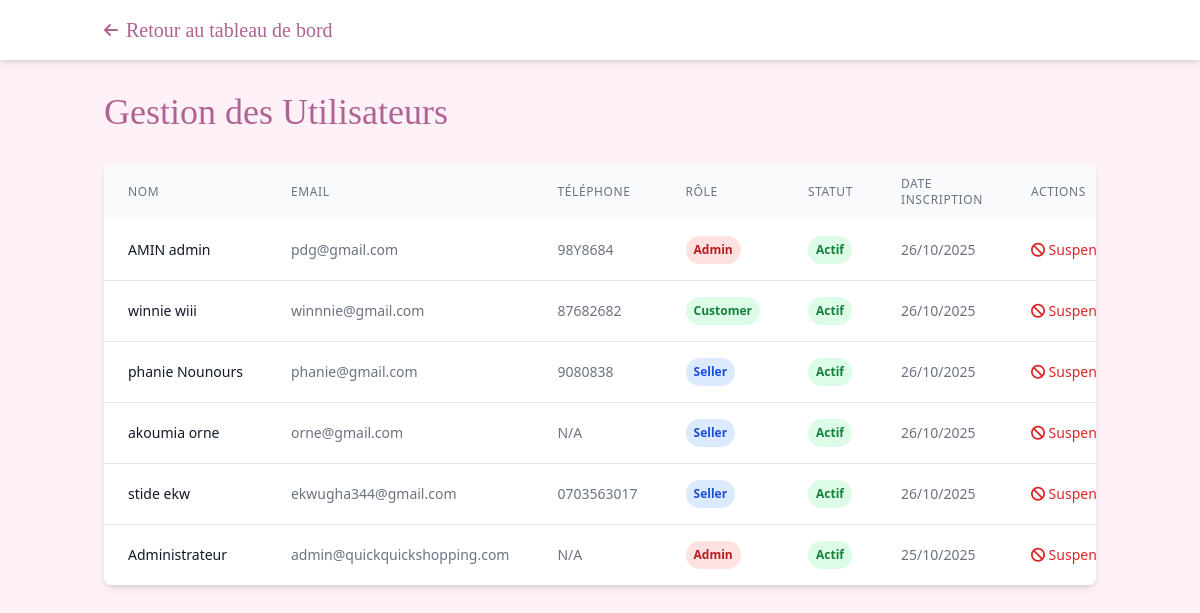
The page /admin/users.php (signed in) on the database its author committed.
### tables this page shows
CREATE TABLE `users` (
  `id` int(11) NOT NULL,
  `name` varchar(100) NOT NULL,
  `email` varchar(100) NOT NULL,
  `password` varchar(255) NOT NULL,
  `role` enum('admin','seller','customer') NOT NULL DEFAULT 'customer',
  `phone` varchar(20) DEFAULT NULL,
  `address` text DEFAULT NULL,
  `status` enum('active','pending','suspended','rejected') DEFAULT 'active',
  `total_sales` decimal(12,2) DEFAULT 0.00,
  `created_at` timestamp NOT NULL DEFAULT current_timestamp(),
  `updated_at` timestamp NOT NULL DEFAULT current_timestamp() ON UPDATE current_timestamp()
);

### admin/users.php (the view, shortened to what this page needs)
<?php
include '../config/db.php';
$users = [];
try {
    $stmt = $bdd->query("SELECT * FROM users ORDER BY created_at DESC");
    $users = $stmt->fetchAll(PDO::FETCH_ASSOC);
} catch (Exception $e) {
    $users = [];
}
?>
<!DOCTYPE html>
<html lang="fr">
<head>
    <script src="https://cdn.tailwindcss.com"></script>
    <link href="https://cdnjs.cloudflare.com/ajax/libs/font-awesome/6.0.0/css/all.min.css" rel="stylesheet">
</head>
<body class="bg-[#fdf1f7] min-h-screen">
    <header class="bg-white shadow-md sticky top-0 z-50">
        <div class="container mx-auto px-4 py-4">
            <div class="flex items-center justify-between">
                <a href="dashboard.php" class="flex items-center space-x-2">
                    <i class="fas fa-arrow-left text-[#b06393]"></i>
                    <span class="text-xl font-serif text-[#b06393]">Retour au tableau de bord</span>
                </a>
            </div>
        </div>
    </header>
    <div class="container mx-auto px-4 py-8">
        <div class="max-w-7xl mx-auto">
            <h1 class="text-4xl font-serif text-[#b06393] mb-8">Gestion des Utilisateurs</h1>
            <div class="bg-white rounded-lg shadow-md overflow-hidden">
                <div class="overflow-x-auto">
                    <table class="w-full">
                        <thead class="bg-gray-50">
                            <tr>
                                <th class="px-6 py-3 text-left text-xs font-medium text-gray-500 uppercase tracking-wider">Nom</th>
                                <th class="px-6 py-3 text-left text-xs font-medium text-gray-500 uppercase tracking-wider">Email</th>
                                <th class="px-6 py-3 text-left text-xs font-medium text-gray-500 uppercase tracking-wider">Téléphone</th>
                                <th class="px-6 py-3 text-left text-xs font-medium text-gray-500 uppercase tracking-wider">Rôle</th>
                                <th class="px-6 py-3 text-left text-xs font-medium text-gray-500 uppercase tracking-wider">Statut</th>
                                <th class="px-6 py-3 text-left text-xs font-medium text-gray-500 uppercase tracking-wider">Date inscription</th>
                                <th class="px-6 py-3 text-left text-xs font-medium text-gray-500 uppercase tracking-wider">Actions</th>
                            </tr>
                        </thead>
                        <tbody class="bg-white divide-y divide-gray-200">
                            <?php foreach ($users as $user): ?>
                                <tr class="hover:bg-gray-50">
                                    <td class="px-6 py-4 whitespace-nowrap">
                                        <div class="text-sm font-medium text-gray-900"><?= htmlspecialchars($user['name']) ?></div>
                                    </td>
                                    <td class="px-6 py-4 whitespace-nowrap">
                                        <div class="text-sm text-gray-500"><?= htmlspecialchars($user['email']) ?></div>
                                    </td>
                                    <td class="px-6 py-4 whitespace-nowrap">
                                        <div class="text-sm text-gray-500"><?= htmlspecialchars($user['phone'] ?? 'N/A') ?></div>
                                    </td>
                                    <td class="px-6 py-4 whitespace-nowrap">
                                        <?php
                                        $role_colors = [
                                            'admin' => 'bg-red-100 text-red-700',
                                            'seller' => 'bg-blue-100 text-blue-700',
                                            'customer' => 'bg-green-100 text-green-700'
                                        ];
                                        $color = $role_colors[$user['role']] ?? 'bg-gray-100 text-gray-700';
                                        ?>
                                        <span class="px-2 py-1 inline-flex text-xs leading-5 font-semibold rounded-full <?= $color ?>">
                                            <?= ucfirst($user['role']) ?>
                                        </span>
                                    </td>
                                    <td class="px-6 py-4 whitespace-nowrap">
                                        <?php
                                        $status_colors = [
                                            'active' => 'bg-green-100 text-green-700',
                                            'pending' => 'bg-yellow-100 text-yellow-700',
                                            'suspended' => 'bg-red-100 text-red-700',
                                            'rejected' => 'bg-red-100 text-red-700'
                                        ];
                                        $status_text = [
                                            'active' => 'Actif',
                                            'pending' => 'En attente',
                                            'suspended' => 'Suspendu',
                                            'rejected' => 'Rejeté'
                                        ];
                                        $color = $status_colors[$user['status']] ?? 'bg-gray-100 text-gray-700';
                                        $text = $status_text[$user['status']] ?? 'Inconnu';
                                        ?>
                                        <span class="px-2 py-1 inline-flex text-xs leading-5 font-semibold rounded-full <?= $color ?>">
                                            <?= $text ?>
                                        </span>
                                    </td>
                                    <td class="px-6 py-4 whitespace-nowrap text-sm text-gray-500">
                                        <?= date('d/m/Y', strtotime($user['created_at'])) ?>
                                    </td>
                                    <td class="px-6 py-4 whitespace-nowrap text-sm font-medium">
                                        <form method="POST" class="inline">
                                            <?php if ($user['status'] === 'active'): ?>
                                                <button type="submit" name="action" value="deactivate" class="text-red-600 hover:text-red-900">
                                                    <i class="fas fa-ban"></i> Suspendre
                                                </button>
                                            <?php else: ?>
                                                <button type="submit" name="action" value="activate" class="text-green-600 hover:text-green-900">
                                                    <i class="fas fa-check"></i> Activer
                                                </button>
                                            <?php endif; ?>
                                        </form>
                                    </td>
                                </tr>
                            <?php endforeach; ?>
                        </tbody>
                    </table>
                </div>
            </div>
        </div>
    </div>
</body>
</html>

### rows shown on the page
users: name "AMIN admin", email "pdg@gmail.com", phone "98Y8684", role "Admin", status "Actif", created_at "26/10/2025", shows "Suspendre"
users: name "winnie wiii", email "winnnie@gmail.com", phone "87682682", role "Customer", status "Actif", created_at "26/10/2025", shows "Suspendre"
users: name "phanie Nounours", email "phanie@gmail.com", phone "9080838", role "Seller", status "Actif", created_at "26/10/2025", shows "Suspendre"
users: name "akoumia orne", email "orne@gmail.com", phone "N/A", role "Seller", status "Actif", created_at "26/10/2025", shows "Suspendre"
users: name "stide ekw", email "ekwugha344@gmail.com", phone "0703563017", role "Seller", status "Actif", created_at "26/10/2025", shows "Suspendre"
users: name "Administrateur", email "admin@quickquickshopping.com", phone "N/A", role "Admin", status "Actif", created_at "25/10/2025", shows "Suspendre"
